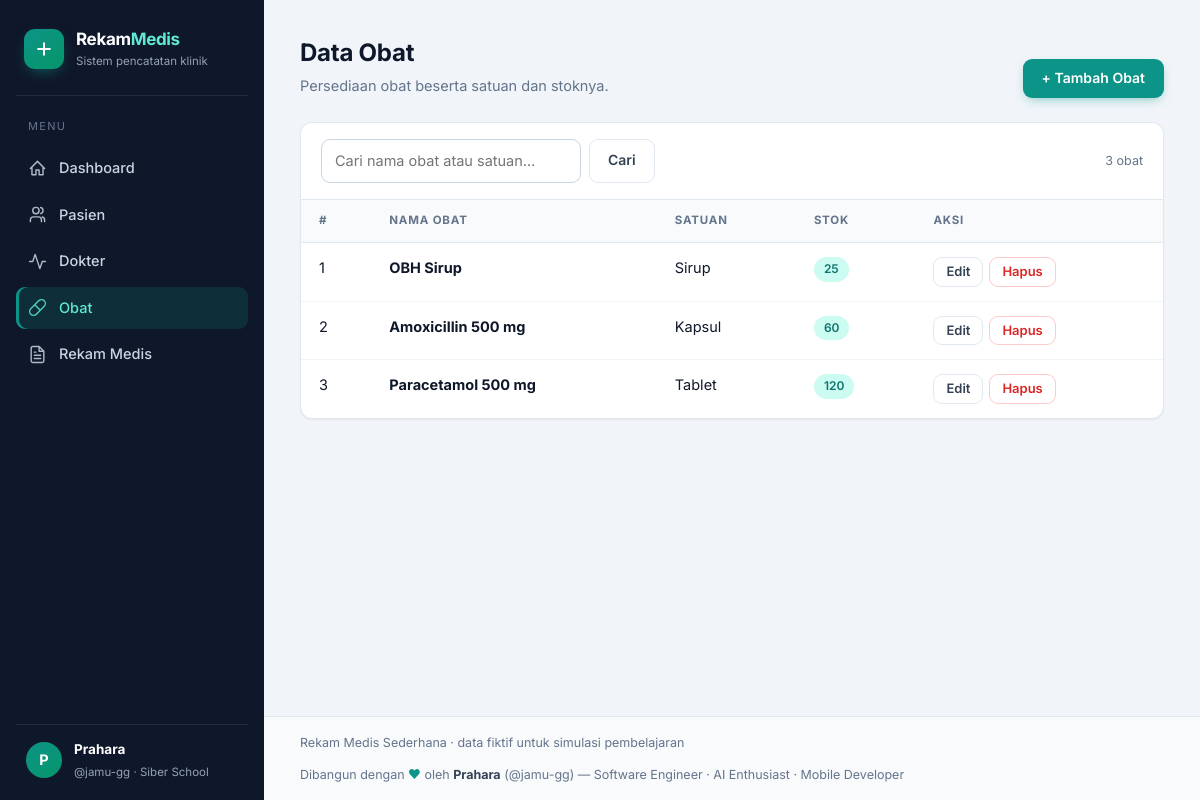
The page /obat/index.php on the database its author committed.
### tables this page shows
CREATE TABLE IF NOT EXISTS obat (
  id_obat INT(11) NOT NULL AUTO_INCREMENT,
  nama_obat VARCHAR(100) NOT NULL,
  satuan VARCHAR(30) NOT NULL,
  stok INT(11) NOT NULL DEFAULT 0,
  PRIMARY KEY (id_obat)
);

### includes/helpers.php (called while the page is built, shortened)
<?php
function e($v): string
{
    return htmlspecialchars((string)$v, ENT_QUOTES, 'UTF-8');
}

### obat/index.php (the view, shortened to what this page needs)
<?php
require_once __DIR__ . '/../includes/init.php';
$q = trim($_GET['q'] ?? '');
if ($q !== '') {
    $like = '%' . $q . '%';
    $st = $koneksi->prepare('SELECT * FROM obat WHERE nama_obat LIKE ? OR satuan LIKE ? ORDER BY id_obat DESC');
    $st->bind_param('ss', $like, $like);
} else {
    $st = $koneksi->prepare('SELECT * FROM obat ORDER BY id_obat DESC');
}
$st->execute();
$rows = $st->get_result()->fetch_all(MYSQLI_ASSOC);
require __DIR__ . '/../includes/header.php';
?>
<div class="page-head">
  <div>
    <h1>Data Obat</h1>
    <p>Persediaan obat beserta satuan dan stoknya.</p>
  </div>
  <a href="tambah.php" class="btn btn-primary">+ Tambah Obat</a>
</div>
<div class="card">
  <div class="toolbar">
    <form class="search" method="get">
      <input type="search" name="q" placeholder="Cari nama obat atau satuan…" value="<?= e($q) ?>">
      <button class="btn btn-ghost" type="submit">Cari</button>
    </form>
    <span class="hint" style="align-self:center"><?= count($rows) ?> obat</span>
  </div>
  <div class="table-wrap">
    <table>
      <thead><tr><th>#</th><th>Nama Obat</th><th>Satuan</th><th>Stok</th><th>Aksi</th></tr></thead>
      <tbody>
      <?php foreach ($rows as $i => $r): ?>
        <tr>
          <td><?= $i + 1 ?></td>
          <td><strong><?= e($r['nama_obat']) ?></strong></td>
          <td><?= e($r['satuan']) ?></td>
          <td>
            <span class="badge <?= (int)$r['stok'] <= 10 ? 'badge-warn' : 'badge-teal' ?>"><?= (int)$r['stok'] ?></span>
          </td>
          <td>
            <div class="actions">
              <a class="btn btn-ghost btn-sm" href="edit.php?id=<?= (int)$r['id_obat'] ?>">Edit</a>
              <form method="post" action="hapus.php" data-confirm="Hapus obat &quot;<?= e($r['nama_obat']) ?>&quot;? Tindakan ini tidak dapat dibatalkan.">
                <button class="btn btn-danger btn-sm" type="submit">Hapus</button>
              </form>
            </div>
          </td>
        </tr>
      <?php endforeach; ?>
      </tbody>
    </table>
  </div>
</div>
<?php require __DIR__ . '/../includes/footer.php'; ?>

### assets/style.css (style rules this page uses)
:root { --slate-950:#0f172a; --slate-900:#1e293b; --slate-700:#334155; --slate-600:#475569; --slate-500:#64748b; --slate-400:#94a3b8; --slate-300:#cbd5e1; --slate-200:#e2e8f0; --slate-100:#f1f5f9; --slate-50:#f8fafc; --teal:#0d9488; --teal-dark:#0f766e; --teal-soft:#ccfbf1; --emerald:#059669; --red:#dc2626; --red-soft:#fee2e2; --green-soft:#d1fae5; --radius:12px; --shadow-sm:0 1px 2px rgba(15,23,42,.06); --shadow-md:0 6px 20px -8px rgba(15,23,42,.14); }
* { box-sizing:border-box }
html { scroll-behavior:smooth }
body { margin:0;font-family:'Inter',system-ui,-apple-system,'Segoe UI',sans-serif;background:var(--slate-100);color:var(--slate-950);font-size:14.5px;line-height:1.55;-webkit-font-smoothing:antialiased }
a { color:var(--teal-dark);text-decoration:none }
h1,h2,h3 { margin:0;letter-spacing:-.01em }
.page-head { display:flex;justify-content:space-between;align-items:flex-end;gap:16px;flex-wrap:wrap;margin-bottom:24px }
.page-head h1 { font-size:24px;font-weight:700 }
.page-head p { margin:4px 0 0;color:var(--slate-500) }
.card { background:#fff;border:1px solid var(--slate-200);border-radius:var(--radius);box-shadow:var(--shadow-sm) }
.btn { display:inline-flex;align-items:center;gap:8px;padding:10px 18px;border-radius:9px;border:1px solid transparent;font:inherit;font-weight:600;font-size:14px;cursor:pointer;transition:all .15s;text-decoration:none;line-height:1.2 }
.btn-primary { background:var(--teal);color:#fff;box-shadow:0 4px 12px -4px rgba(13,148,136,.55) }
.btn-ghost { background:#fff;border-color:var(--slate-200);color:var(--slate-700) }
.btn-danger { background:#fff;border-color:#fecaca;color:var(--red) }
.btn-sm { padding:6px 12px;font-size:13px }
.toolbar { display:flex;justify-content:space-between;gap:12px;flex-wrap:wrap;padding:16px 20px;border-bottom:1px solid var(--slate-200) }
.search { display:flex;gap:8px }
.search input { width:260px }
.table-wrap { overflow-x:auto }
table { width:100%;border-collapse:collapse }
th { background:var(--slate-50);color:var(--slate-500);font-size:11.5px;text-transform:uppercase;letter-spacing:.07em;text-align:left;padding:12px 18px;white-space:nowrap;border-bottom:1px solid var(--slate-200) }
td { padding:14px 18px;border-bottom:1px solid var(--slate-100);vertical-align:top }
tbody tr:last-child td { border-bottom:0 }
.actions { display:flex;gap:6px;white-space:nowrap }
.actions form { margin:0 }
.badge { display:inline-block;padding:3px 10px;border-radius:99px;font-size:12px;font-weight:600 }
.badge-teal { background:var(--teal-soft);color:var(--teal-dark) }
input,select,textarea { font:inherit;color:var(--slate-950);background:#fff;border:1px solid var(--slate-300);border-radius:9px;padding:10px 13px;width:100%;transition:border-color .15s,box-shadow .15s }
.hint { color:var(--slate-500);font-size:12.5px }

### rows shown on the page
obat: nama_obat "OBH Sirup", satuan "Sirup", stok "25"
obat: nama_obat "Amoxicillin 500 mg", satuan "Kapsul", stok "60"
obat: nama_obat "Paracetamol 500 mg", satuan "Tablet", stok "120"

### other values the page prints
$n[0] "Dashboard"
$n[0] "Pasien"
$n[0] "Dokter"
$n[0] "Obat"
$n[0] "Rekam Medis"
count($rows) "3"
